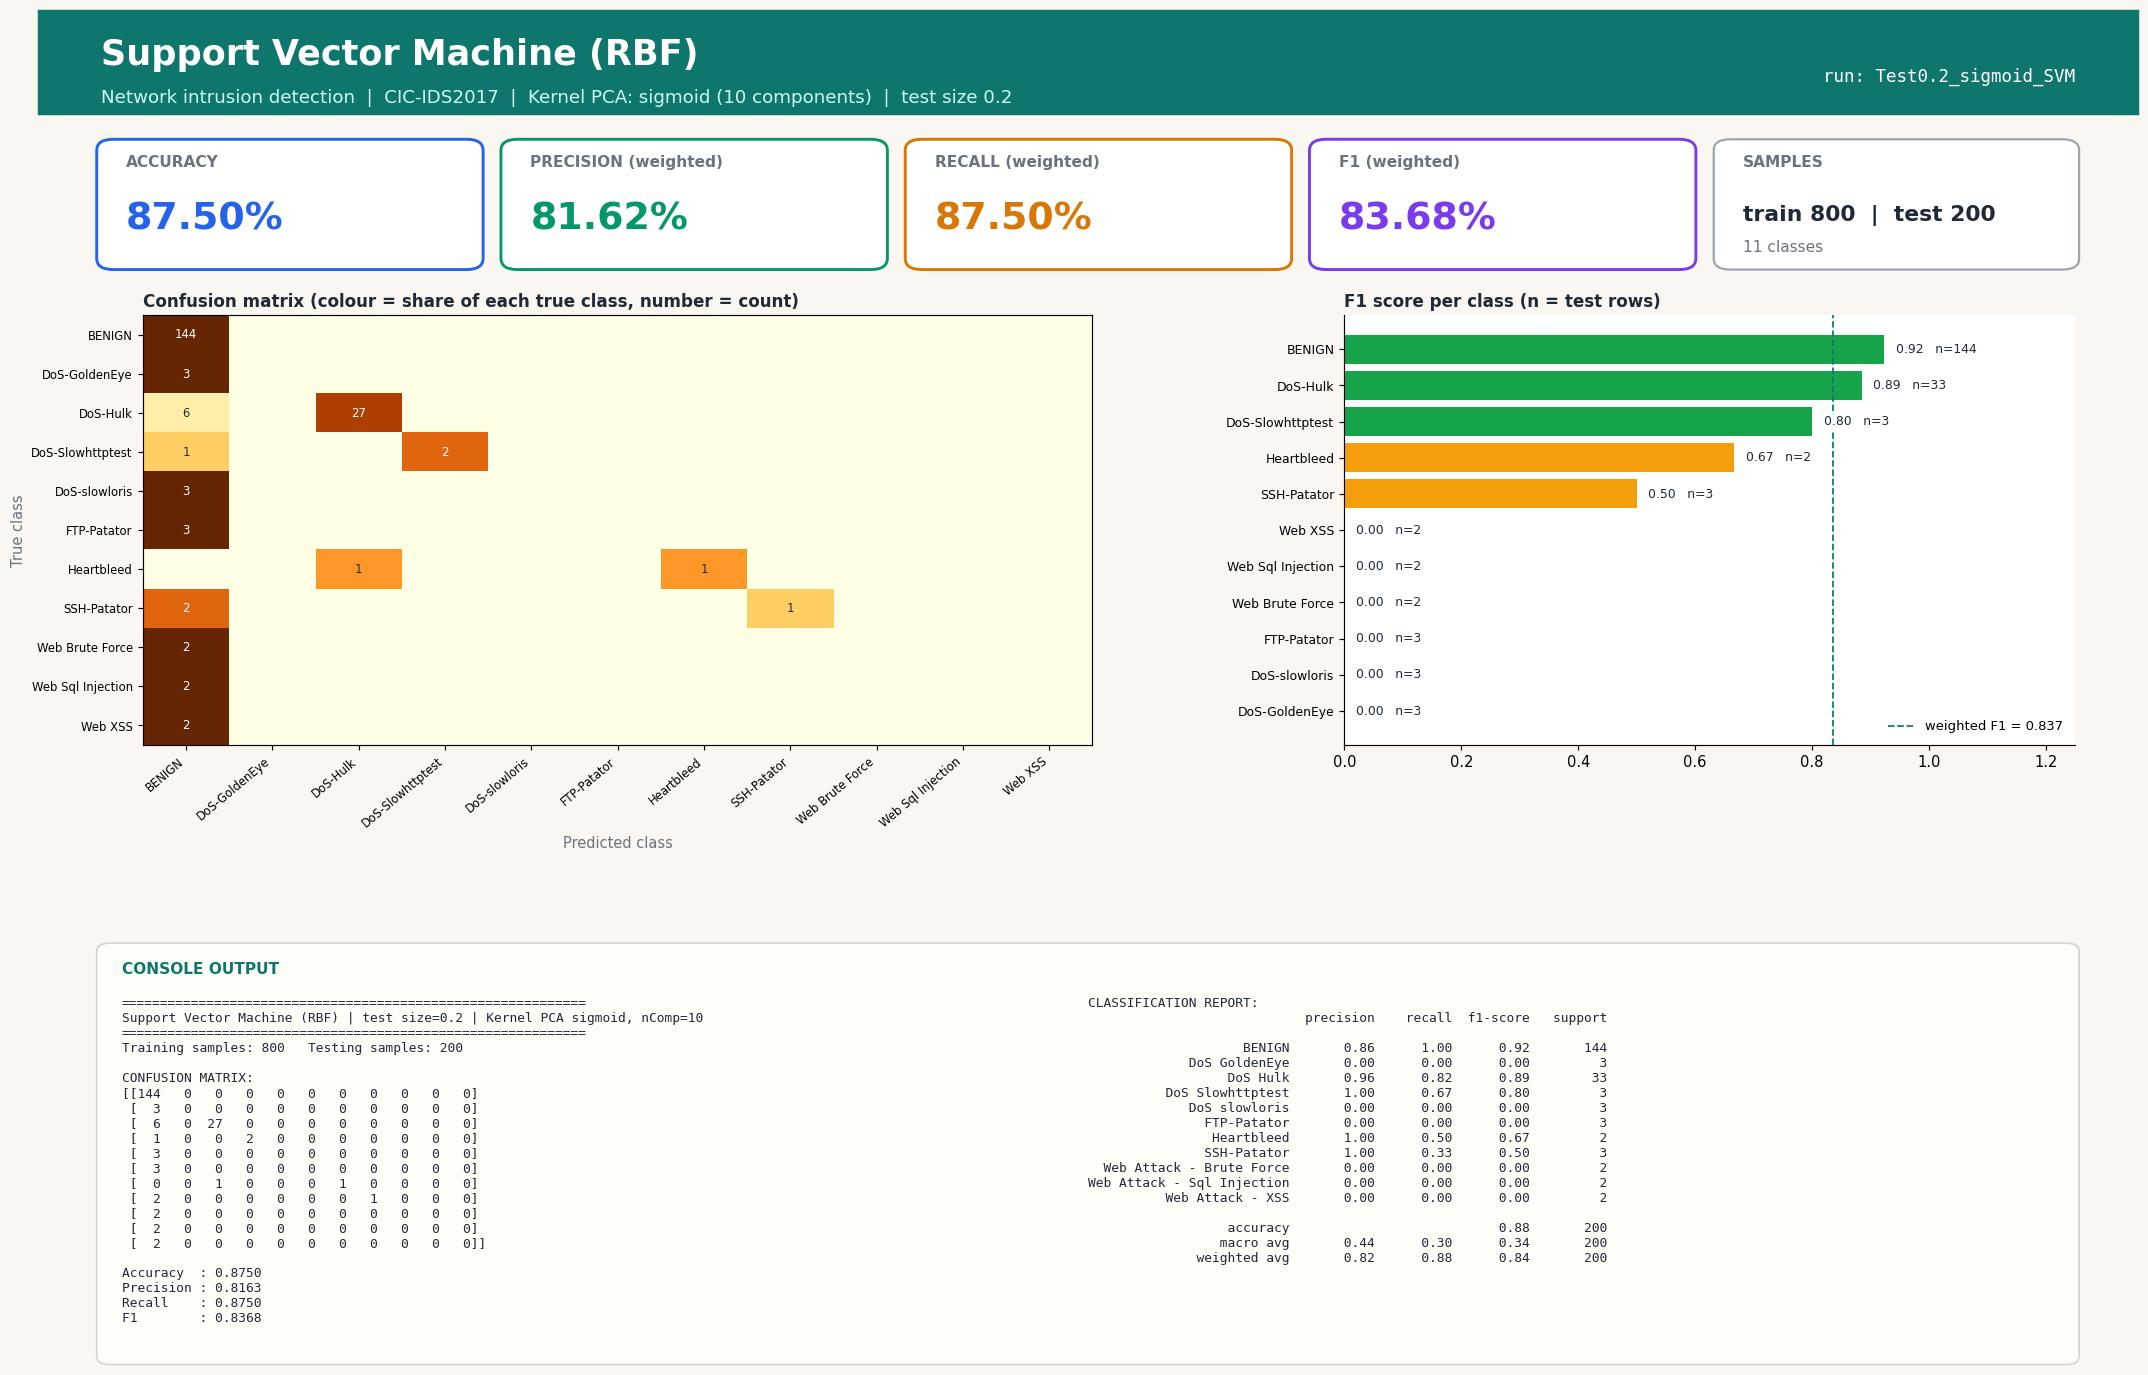

Recreate this plot in Python.
#!/usr/bin/env python3
"""Support Vector Machine (RBF) | Test size 0.2 | Kernel PCA kernel=sigmoid, n_components=10
CIC-IDS2017 (Tue+Wed+Thu-morning) 1000-row stratified sample.
Run in any IDE (Spyder / VS Code / PyCharm / Jupyter): open the file and press Run, no arguments needed.
Saves next to this file: 'Test0.2_sigmoid_SVM.jpg' - one image with the console output (confusion matrix, metrics, classification report) plus charts."""
import json, os
import numpy as np
import matplotlib.pyplot as plt
from sklearn.decomposition import KernelPCA
from sklearn.svm import SVC
from sklearn.metrics import (accuracy_score, classification_report, confusion_matrix,
                             f1_score, precision_score, recall_score)
from sklearn.model_selection import train_test_split
from sklearn.preprocessing import StandardScaler

TEST_SIZE, KERNEL, N_COMP, ALG, ALG_NAME = 0.2, "sigmoid", 10, "SVM", "Support Vector Machine (RBF)"
try:
    HERE = os.path.dirname(os.path.abspath(__file__))
except NameError:                      # Jupyter / interactive console
    HERE = os.getcwd()
def _find_root():                      # folder that contains data/sample.npz (works from any working directory)
    for p in (HERE, os.path.join(HERE, ".."), os.path.join(HERE, "..", ".."), os.getcwd()):
        if os.path.exists(os.path.join(p, "data", "sample.npz")):
            return os.path.abspath(p)
    raise FileNotFoundError("data/sample.npz not found - run prepare_data.py or keep the repo folder structure")
ROOT = _find_root()
tag = f"Test{TEST_SIZE}_{KERNEL}_{ALG}"

# 1. LOAD cached, cleaned sample (see prepare_data.py)
d = np.load(os.path.join(ROOT, "data", "sample.npz"), allow_pickle=True)
X, y, class_names = d["X"], d["y"], [str(c).replace("�", "-") for c in d["classes"]]

# 2. SPLIT
X_train, X_test, y_train, y_test = train_test_split(
    X, y, test_size=TEST_SIZE, random_state=42, stratify=y)

# 3. SCALE (fit on train only)
scaler = StandardScaler()
X_train = scaler.fit_transform(X_train); X_test = scaler.transform(X_test)

# 4. DIMENSIONALITY REDUCTION: Kernel PCA (fit on train only; gamma = sklearn default 1/n_features)
kpca = KernelPCA(n_components=N_COMP, kernel=KERNEL, random_state=0)
X_train = kpca.fit_transform(X_train); X_test = kpca.transform(X_test)

# 5. CLASSIFIER
classifier = SVC(kernel="rbf", C=1.0, gamma="scale", random_state=0)
classifier.fit(X_train, y_train)
y_pred = classifier.predict(X_test)

# 6. METRICS
labels = np.arange(len(class_names))
cm = confusion_matrix(y_test, y_pred, labels=labels)
res = dict(test_size=TEST_SIZE, kernel=KERNEL, n_components=N_COMP, algorithm=ALG, model=ALG_NAME,
           n_train=int(len(y_train)), n_test=int(len(y_test)),
           accuracy=accuracy_score(y_test, y_pred),
           precision=precision_score(y_test, y_pred, average="weighted", zero_division=0),
           recall=recall_score(y_test, y_pred, average="weighted", zero_division=0),
           f1=f1_score(y_test, y_pred, average="weighted", zero_division=0))
report = classification_report(y_test, y_pred, labels=labels, target_names=class_names, zero_division=0)
lines = ["=" * 60, f"{ALG_NAME} | test size={TEST_SIZE} | Kernel PCA {KERNEL}, nComp={N_COMP}", "=" * 60,
         f"Training samples: {len(y_train)}   Testing samples: {len(y_test)}", "", "CONFUSION MATRIX:", np.array2string(cm), ""]
for k in ("accuracy", "precision", "recall", "f1"): lines.append(f"{k.capitalize():10s}: {res[k]:.4f}")
lines += ["", "CLASSIFICATION REPORT:", report]
console_output = "\n".join(lines); print(console_output)

# 7. VISUAL OUTPUT: ONE report-style image (banner, KPI cards, charts, console output) - real results only
from matplotlib.patches import FancyBboxPatch, Rectangle
short = [c.replace("Web Attack - ", "Web ").replace("DoS ", "DoS-") for c in class_names]
rep = classification_report(y_test, y_pred, labels=labels, target_names=class_names, zero_division=0, output_dict=True)
cmn = cm / np.maximum(cm.sum(axis=1, keepdims=True), 1)          # row-normalised = per-class recall
INK, MUTED, BG, ACC = "#1f2937", "#6b7280", "#faf7f2", "#0f766e"
fig = plt.figure(figsize=(20, 13.2), dpi=105, facecolor=BG)
fig.add_artist(Rectangle((0, 0.925), 1, 0.075, transform=fig.transFigure, color=ACC, zorder=0))
fig.text(0.03, 0.968, f"{ALG_NAME}", fontsize=24, fontweight="bold", color="white", va="center")
fig.text(0.03, 0.937, f"Network intrusion detection  |  CIC-IDS2017  |  Kernel PCA: {KERNEL} ({N_COMP} components)  |  test size {TEST_SIZE}",
         fontsize=12.5, color="#ccfbf1", va="center")
fig.text(0.97, 0.952, f"run: {tag}", fontsize=12, color="white", ha="right", va="center", family="monospace")

# KPI cards
cards = [("ACCURACY", res["accuracy"], "#2563eb"), ("PRECISION (weighted)", res["precision"], "#059669"),
         ("RECALL (weighted)", res["recall"], "#d97706"), ("F1 (weighted)", res["f1"], "#7c3aed")]
for i, (lab, v, col) in enumerate(cards):
    x0 = 0.03 + i * 0.1925
    fig.add_artist(FancyBboxPatch((x0, 0.815), 0.18, 0.09, boxstyle="round,pad=0.002,rounding_size=0.008", transform=fig.transFigure,
                                  facecolor="white", edgecolor=col, linewidth=2))
    fig.text(x0 + 0.012, 0.887, lab, fontsize=10.5, color=MUTED, fontweight="bold")
    fig.text(x0 + 0.012, 0.842, f"{v * 100:.2f}%", fontsize=26, color=col, fontweight="bold")
fig.add_artist(FancyBboxPatch((0.80, 0.815), 0.17, 0.09, boxstyle="round,pad=0.002,rounding_size=0.008", transform=fig.transFigure,
                              facecolor="white", edgecolor="#9ca3af", linewidth=1.5))
fig.text(0.812, 0.887, "SAMPLES", fontsize=10.5, color=MUTED, fontweight="bold")
fig.text(0.812, 0.848, f"train {res['n_train']}  |  test {res['n_test']}", fontsize=15, color=INK, fontweight="bold")
fig.text(0.812, 0.826, f"{len(class_names)} classes", fontsize=10.5, color=MUTED)

gs = fig.add_gridspec(1, 2, left=0.05, right=0.97, top=0.78, bottom=0.47, wspace=0.30, width_ratios=[1.3, 1])
ax1 = fig.add_subplot(gs[0, 0]); ax2 = fig.add_subplot(gs[0, 1])
for ax in (ax1, ax2): ax.set_facecolor("white")
im = ax1.imshow(cmn, cmap="YlOrBr", vmin=0, vmax=1, aspect="auto")
ax1.set_xticks(labels); ax1.set_yticks(labels); ax1.set_xticklabels(short, rotation=40, ha="right", fontsize=8); ax1.set_yticklabels(short, fontsize=8)
ax1.set_title("Confusion matrix (colour = share of each true class, number = count)", loc="left", fontsize=11.5, color=INK, fontweight="bold")
ax1.set_xlabel("Predicted class", color=MUTED); ax1.set_ylabel("True class", color=MUTED)
for a_ in labels:
    for b_ in labels:
        if cm[a_, b_]: ax1.text(b_, a_, cm[a_, b_], ha="center", va="center", fontsize=8, color="white" if cmn[a_, b_] > 0.6 else INK)
f1s = [rep[c]["f1-score"] for c in class_names]; sup = [int(rep[c]["support"]) for c in class_names]
order = np.argsort(f1s)
cols = ["#dc2626" if f1s[i] < 0.34 else "#f59e0b" if f1s[i] < 0.67 else "#16a34a" for i in order]
ax2.barh(range(len(order)), [f1s[i] for i in order], color=cols)
ax2.set_yticks(range(len(order))); ax2.set_yticklabels([short[i] for i in order], fontsize=8.5); ax2.set_xlim(0, 1.25)
ax2.set_title("F1 score per class (n = test rows)", loc="left", fontsize=11.5, color=INK, fontweight="bold")
for k, i in enumerate(order): ax2.text(f1s[i] + 0.02, k, f"{f1s[i]:.2f}   n={sup[i]}", va="center", fontsize=8.5, color=INK, zorder=5, bbox=dict(facecolor="white", edgecolor="none", pad=1))
for sp in ("top", "right"): ax2.spines[sp].set_visible(False)
ax2.axvline(res["f1"], color=ACC, ls="--", lw=1.2, label=f"weighted F1 = {res['f1']:.3f}"); ax2.legend(loc="lower right", fontsize=9, frameon=False)

# console output panel (same text that is printed to the console)
fig.add_artist(FancyBboxPatch((0.03, 0.025), 0.94, 0.30, boxstyle="round,pad=0.002,rounding_size=0.006", transform=fig.transFigure,
                              facecolor="#fffdf8", edgecolor="#d6d3d1", linewidth=1.2))
fig.text(0.04, 0.305, "CONSOLE OUTPUT", fontsize=10.5, color=ACC, fontweight="bold")
split_at = lines.index("CLASSIFICATION REPORT:")
fig.text(0.04, 0.288, "\n".join(lines[:split_at]), family="monospace", fontsize=8.8, color=INK, va="top")
fig.text(0.50, 0.288, "\n".join(lines[split_at:]), family="monospace", fontsize=8.8, color=INK, va="top")
plt.savefig(os.path.join(HERE, tag + ".jpg"), format="jpg", bbox_inches="tight", facecolor=BG)
if os.environ.get("ACN_NO_SHOW") != "1": plt.show()   # IDEs display the image; run_all.py disables this
plt.close()

os.makedirs(os.path.join(ROOT, "results", "json"), exist_ok=True)
with open(os.path.join(ROOT, "results", "json", tag + ".json"), "w") as f: json.dump(res, f)
